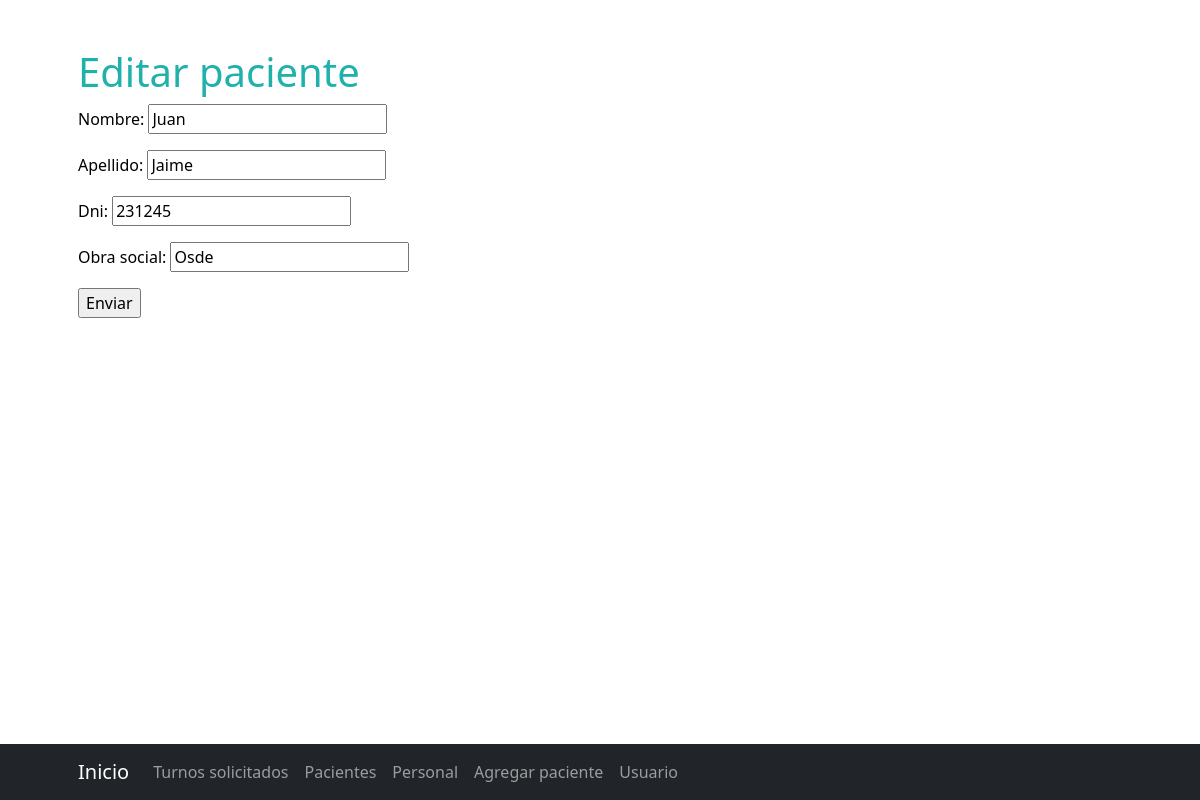
The app's page /busquedaPaciente/edicion/4 (signed in) with its own data.
### appClinica/models.py (models this page shows, shortened)
class paciente(models.Model):
    nombre = models.CharField(max_length=20)
    apellido = models.CharField(max_length=20)
    dni = models.IntegerField()
    obra_social= models.CharField(max_length=20)

### appClinica/views.py (the view)
# urls.py: path('busquedaPaciente/edicion/<pk>', editarPaciente.as_view(), name='paciente_editar'),
class editarPaciente(LoginRequiredMixin, UpdateView):
    model = paciente
    template_name = 'appClinica/editarpaciente_form.html'
    success_url = reverse_lazy('pacienteeditado')
    fields = ['nombre', 'apellido', 'dni', 'obra_social']

### appClinica/templates/appClinica/editarpaciente_form.html (shortened to what this page needs)
{% extends "appClinica/inicio.html" %}
{% load static %}
{% block titulo %}
    <h1 style="color: lightseagreen" class="mt-5"> Editar paciente </h1>
{% endblock %}
{% block principal %}
<form style="color:black" method="POST">
    {{form.as_p}}
    <input style="color: black" type="submit" value="Enviar" />
</form>
{% endblock %}
{% block barra %}
    <li class="nav-item active"><a class="nav-link" href="{% url 'tsolicitado' %}">Turnos solicitados</a></li>
    <li class="nav-item"><a class="nav-link" href="{% url 'pacientes' %}">Pacientes</a></li>
    <li class="nav-item"><a class="nav-link" href="{% url 'personal' %}">Personal</a></li>
    <li class="nav-item"><a class="nav-link" href="{% url 'agregarpaciente' %}">Agregar paciente</a></li>
    <li class="nav-item"><a class="nav-link" href="{% url 'usuario' %}">Usuario</a></li>
{% endblock %}

### records on screen
paciente: nombre "Juan", apellido "Jaime", dni "231245", obra_social "Osde"
